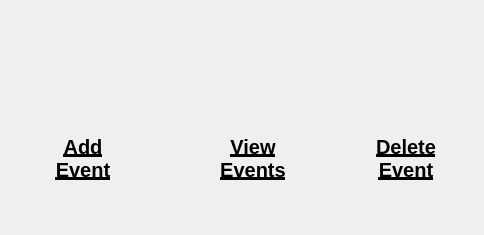
<?xml version="1.0" encoding="UTF-8"?>
<ui version="4.0">
 <class>eventsDialog</class>
 <widget class="QDialog" name="eventsDialog">
  <property name="geometry">
   <rect>
    <x>0</x>
    <y>0</y>
    <width>484</width>
    <height>235</height>
   </rect>
  </property>
  <property name="windowTitle">
   <string>Events</string>
  </property>
  <widget class="QPushButton" name="deleteEvent">
   <property name="geometry">
    <rect>
     <x>350</x>
     <y>10</y>
     <width>120</width>
     <height>120</height>
    </rect>
   </property>
   <property name="maximumSize">
    <size>
     <width>120</width>
     <height>120</height>
    </size>
   </property>
   <property name="styleSheet">
    <string notr="true">border:none;</string>
   </property>
   <property name="text">
    <string/>
   </property>
   <property name="icon">
    <iconset>
     <normaloff>../../Images/delete_event.png</normaloff>../../Images/delete_event.png</iconset>
   </property>
   <property name="iconSize">
    <size>
     <width>100</width>
     <height>100</height>
    </size>
   </property>
  </widget>
  <widget class="QPushButton" name="addEvent">
   <property name="geometry">
    <rect>
     <x>30</x>
     <y>10</y>
     <width>120</width>
     <height>120</height>
    </rect>
   </property>
   <property name="maximumSize">
    <size>
     <width>120</width>
     <height>120</height>
    </size>
   </property>
   <property name="styleSheet">
    <string notr="true">border:none;</string>
   </property>
   <property name="text">
    <string/>
   </property>
   <property name="icon">
    <iconset>
     <normaloff>../../Images/add_event.png</normaloff>../../Images/add_event.png</iconset>
   </property>
   <property name="iconSize">
    <size>
     <width>100</width>
     <height>100</height>
    </size>
   </property>
  </widget>
  <widget class="QPushButton" name="viewEvents">
   <property name="geometry">
    <rect>
     <x>190</x>
     <y>10</y>
     <width>120</width>
     <height>120</height>
    </rect>
   </property>
   <property name="sizePolicy">
    <sizepolicy hsizetype="Fixed" vsizetype="Fixed">
     <horstretch>0</horstretch>
     <verstretch>0</verstretch>
    </sizepolicy>
   </property>
   <property name="maximumSize">
    <size>
     <width>120</width>
     <height>120</height>
    </size>
   </property>
   <property name="styleSheet">
    <string notr="true">border:none;</string>
   </property>
   <property name="text">
    <string/>
   </property>
   <property name="icon">
    <iconset>
     <normaloff>../../Images/search_hospital.png</normaloff>../../Images/search_hospital.png</iconset>
   </property>
   <property name="iconSize">
    <size>
     <width>100</width>
     <height>100</height>
    </size>
   </property>
  </widget>
  <widget class="QLabel" name="deleteEventLabel">
   <property name="geometry">
    <rect>
     <x>350</x>
     <y>120</y>
     <width>112</width>
     <height>78</height>
    </rect>
   </property>
   <property name="sizePolicy">
    <sizepolicy hsizetype="Fixed" vsizetype="Fixed">
     <horstretch>0</horstretch>
     <verstretch>0</verstretch>
    </sizepolicy>
   </property>
   <property name="text">
    <string>&lt;html&gt;&lt;head/&gt;&lt;body&gt;&lt;p align=&quot;center&quot;&gt;&lt;span style=&quot; font-size:15pt; font-weight:600; text-decoration: underline;&quot;&gt;Delete&lt;br&gt;Event&lt;/span&gt;&lt;/p&gt;&lt;/body&gt;&lt;/html&gt;</string>
   </property>
  </widget>
  <widget class="QLabel" name="addEventLabel">
   <property name="geometry">
    <rect>
     <x>20</x>
     <y>120</y>
     <width>126</width>
     <height>78</height>
    </rect>
   </property>
   <property name="sizePolicy">
    <sizepolicy hsizetype="Fixed" vsizetype="Fixed">
     <horstretch>0</horstretch>
     <verstretch>0</verstretch>
    </sizepolicy>
   </property>
   <property name="text">
    <string>&lt;html&gt;&lt;head/&gt;&lt;body&gt;&lt;p align=&quot;center&quot;&gt;&lt;span style=&quot; font-size:15pt; font-weight:600; text-decoration: underline;&quot;&gt;Add&lt;br&gt;Event&lt;/span&gt;&lt;/p&gt;&lt;/body&gt;&lt;/html&gt;</string>
   </property>
  </widget>
  <widget class="QLabel" name="viewEventsLabel">
   <property name="geometry">
    <rect>
     <x>190</x>
     <y>120</y>
     <width>126</width>
     <height>78</height>
    </rect>
   </property>
   <property name="sizePolicy">
    <sizepolicy hsizetype="Fixed" vsizetype="Fixed">
     <horstretch>0</horstretch>
     <verstretch>0</verstretch>
    </sizepolicy>
   </property>
   <property name="text">
    <string>&lt;html&gt;&lt;head/&gt;&lt;body&gt;&lt;p align=&quot;center&quot;&gt;&lt;span style=&quot; font-size:15pt; font-weight:600; text-decoration: underline;&quot;&gt;View&lt;br&gt;Events&lt;/span&gt;&lt;/p&gt;&lt;/body&gt;&lt;/html&gt;</string>
   </property>
  </widget>
 </widget>
 <resources/>
 <connections/>
</ui>
